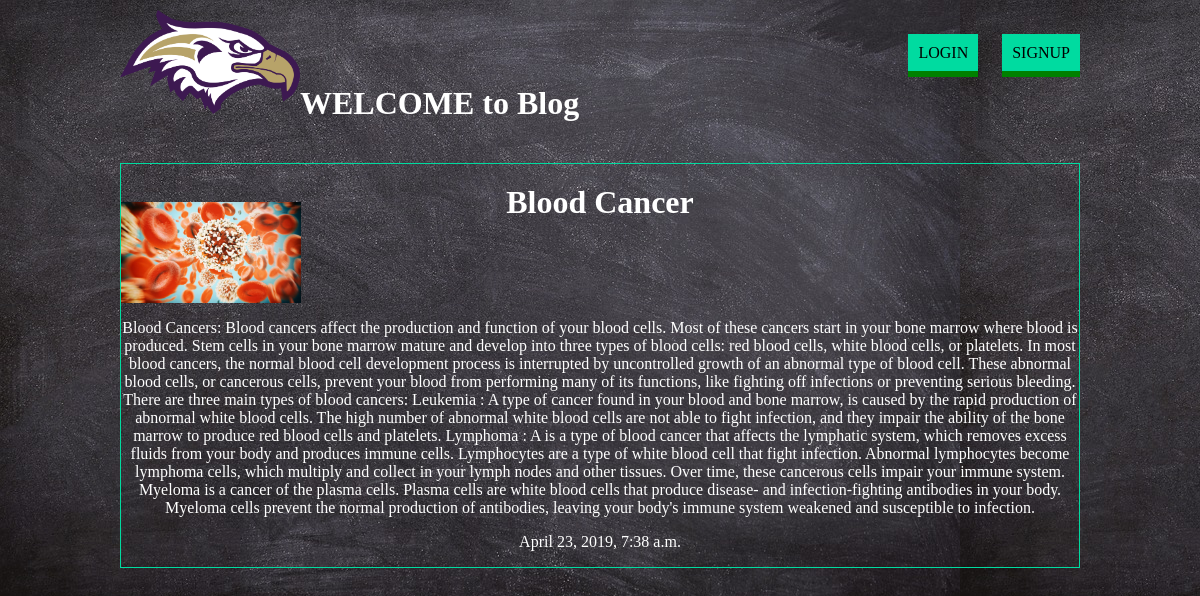
The app's page /articles/blood-cancer/ with its own data.
### articles/models.py (models this page shows, shortened)
class articles(models.Model):
    title = models.CharField(max_length=100)
    slug = models.SlugField()
    body = models.TextField()
    date = models.DateTimeField(auto_now_add='true')
    thumb = models.ImageField(default='default.png', blank=True)
    author = models.ForeignKey(User, on_delete=models.CASCADE, default=None)

### articles/views.py (the view)
# urls.py: url('(?P<slug>[\\w-]+)/', views.article_detail, name="detail"),
def article_detail(request, slug):
     article = articles.objects.get(slug=slug)
     return render(request, 'articles/article_detail.html', {'article': article})

### articles/templates/articles/article_detail.html
{% extends 'base_layout.html'%}
{% block content %}
<div class="article-detail">
    <div class="article">
        <h2>{{article.title}}</h2>
         <img src="{{ article.thumb.url }}"/>
           <p>{{article.body}}</p>
           <p>{{article.date}}</p>
    </div>
</div>
{% endblock %}

### assets/styles.css (style rules this page uses)
body { #background: darkslategray; background-image: url(back.jpg); color: #fff; }
.article { padding:10px; border:1px solid #00dba0; positon:relative; padding-bottom: 40px; }
.article h2 { font-size:1em; }
.article-detail .article { padding:0; }
.article-detail .article img { max-width:100%; }
.article-detail .article h2 { text-align:center; margin:20px auto; font-size:2em; }
.article-detail .article p { text-align:center; }
img { width:180px; margin-top: -39px; }

### records on screen
articles: title "Blood Cancer", thumb (picture), body "Blood Cancers: Blood cancers affect the production and function of your blood cells. Most of these cancers start in your bone marrow where blood is produced. Stem cells in your bone marrow mature and develop into three types of blood cells: red blood cells, white blood cells, or platelets. In most blood cancers, the normal blood cell development process is interrupted by uncontrolled growth of an abnormal type of blood cell. These abnormal blood cells, or cancerous cells, prevent your blood from performing many of its functions, like fighting off infections or preventing serious bleeding. There are three main types of blood cancers: Leukemia : A type of cancer found in your blood and bone…", date "April 23, 2019, 7:38 a.m."
